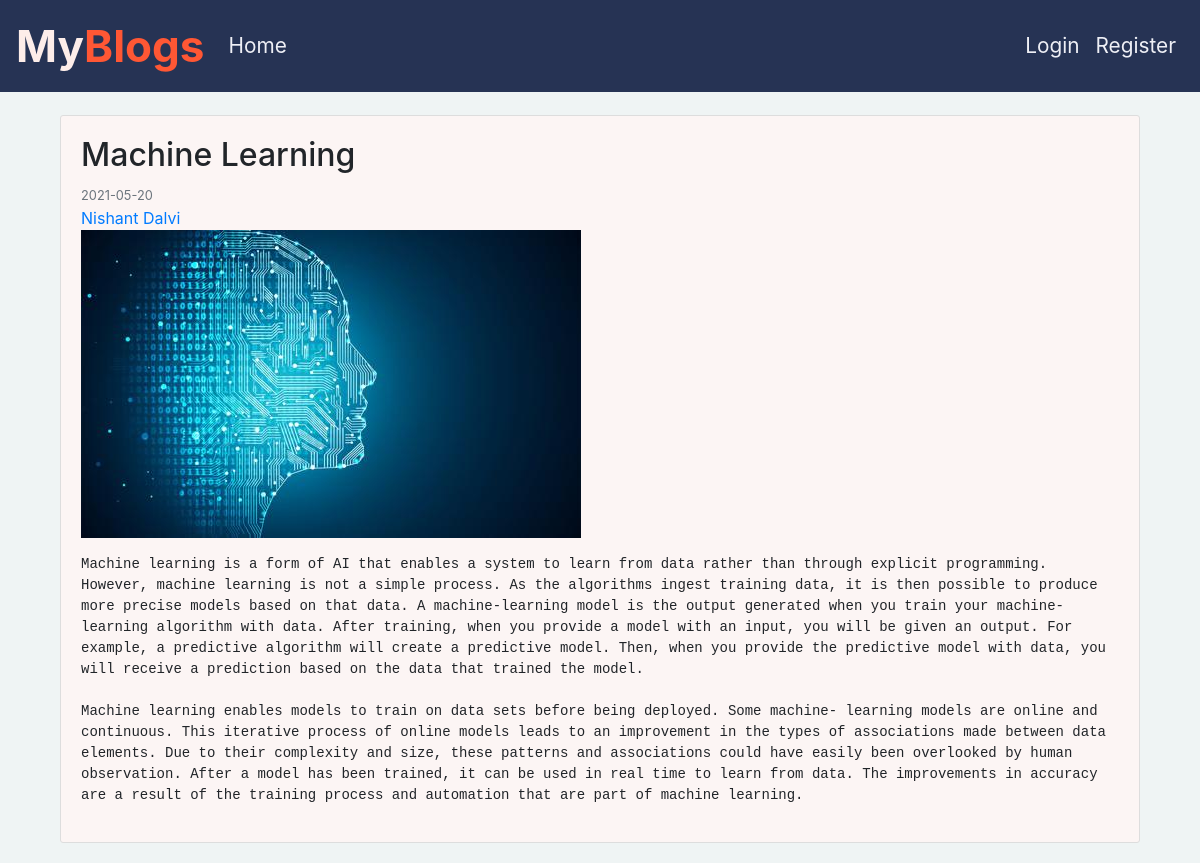
Page /post/11 on the earlier database version.
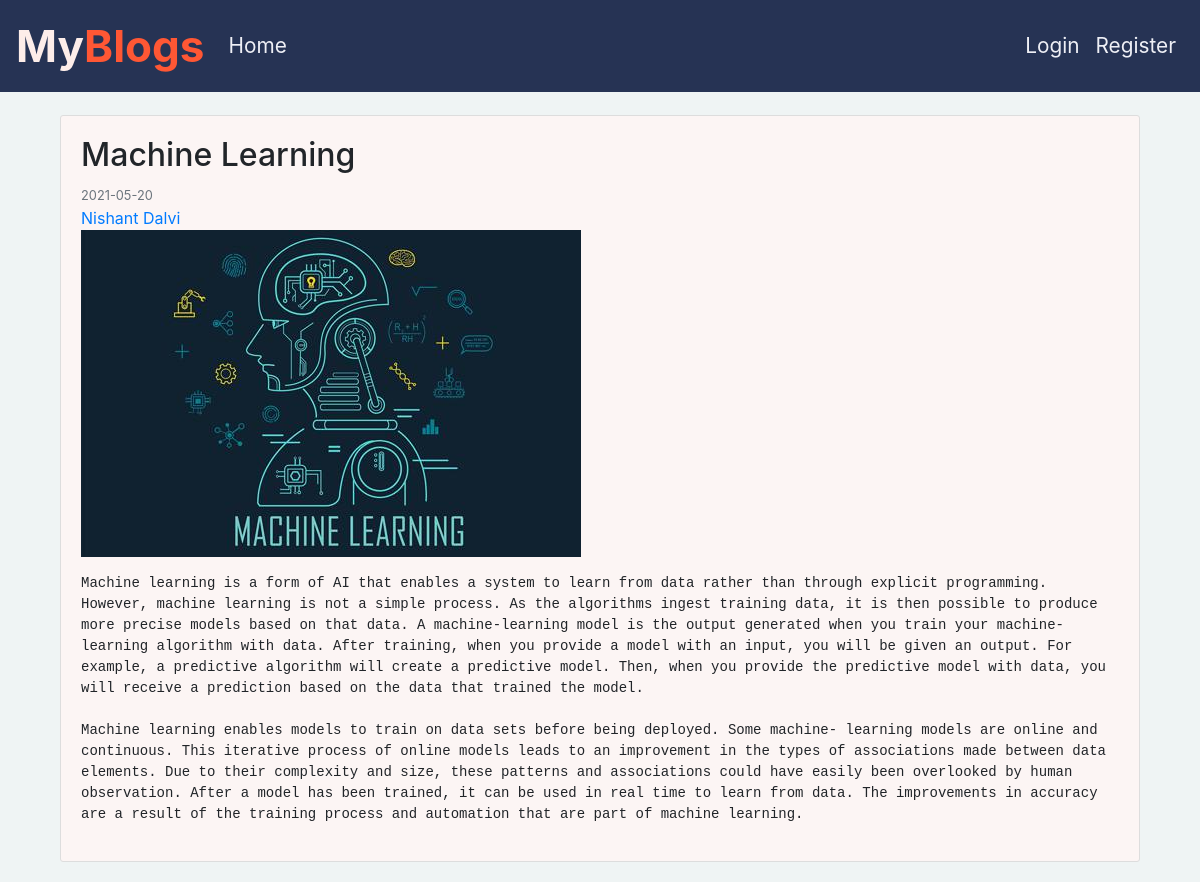
Same page on the later database version.
### blog/models.py (models this page shows, shortened)
class Post(db.Model):
    id = db.Column(db.Integer, primary_key=True)
    title = db.Column(db.String(100), nullable=False)
    date_posted = db.Column(db.DateTime, nullable=False, default=datetime.utcnow)
    content = db.Column(db.Text, nullable=False)
    image_post = db.Column(db.String(20), nullable=False, default='default_post.jpg')
    user_id = db.Column(db.Integer, db.ForeignKey('user.id'), nullable=False)

### blog/routes.py (the view)
@app.route("/post/<int:post_id>")
def post(post_id):
    post = Post.query.get_or_404(post_id)
    return render_template('blog.html', title=post.title, post=post)

### blog/Templates/blog.html
{%extends "layout.html"%}
{%block content%}
    <div class="container">
        <article class="media content-section">
            <div class="media-body">
                <div class="article-metadata">
                    <h2 class="article-title">{{post.title}}</h2>
                    <small class="text-muted">{{ post.date_posted.strftime('%Y-%m-%d') }}</small>
                </div>
                <a class="mr-2" href="{{ url_for('user_profile', username=post.author.username) }}">{{post.author.username}}</a>
                {% if post.image_post != 'default_post.jpg' %}
                <figure>
                    <img class="img-fluid blog-img" src="{{ url_for('static', filename='resources/blog_pics/' + post.image_post) }}" alt="Some alt text">
                </figure>
                {% endif %}
                <pre class="article-content">{{post.content}}</pre>
            </div>
        </article>
    </div>
{%endblock content%}

Differences in the rows shown:
changed Post "Machine Learning": image_post: a different picture
